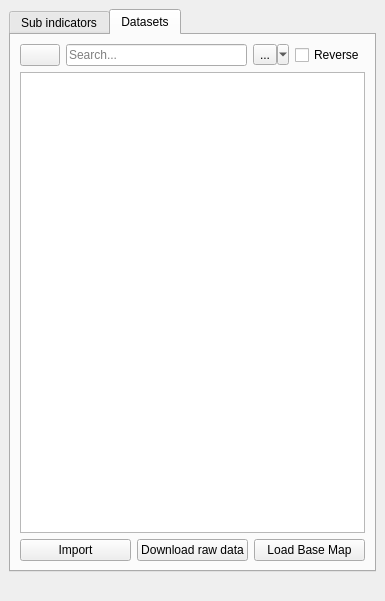
<?xml version="1.0" encoding="UTF-8"?>
<ui version="4.0">
 <class>dockWidget_trends_earth</class>
 <widget class="QDockWidget" name="dockWidget_trends_earth">
  <property name="geometry">
   <rect>
    <x>0</x>
    <y>0</y>
    <width>385</width>
    <height>601</height>
   </rect>
  </property>
  <property name="windowTitle">
   <string>Trends.Earth</string>
  </property>
  <widget class="QWidget" name="dock_widget_vlayout">
   <layout class="QVBoxLayout" name="verticalLayout">
    <item>
     <widget class="QTabWidget" name="tabWidget">
      <property name="currentIndex">
       <number>1</number>
      </property>
      <widget class="QWidget" name="tab_algorithms">
       <attribute name="title">
        <string>Sub indicators</string>
       </attribute>
       <layout class="QVBoxLayout" name="verticalLayout_2">
        <item>
         <widget class="QTreeView" name="treeView_algorithms">
          <property name="selectionBehavior">
           <enum>QAbstractItemView::SelectColumns</enum>
          </property>
          <property name="headerHidden">
           <bool>true</bool>
          </property>
         </widget>
        </item>
       </layout>
      </widget>
      <widget class="QWidget" name="tab_datasets">
       <attribute name="title">
        <string>Datasets</string>
       </attribute>
       <layout class="QVBoxLayout" name="verticalLayout_3" stretch="0,0,0">
        <item>
         <layout class="QHBoxLayout" name="horizontalLayout">
          <item>
           <widget class="QPushButton" name="pushButton_refresh">
            <property name="text">
             <string/>
            </property>
           </widget>
          </item>
          <item>
           <widget class="QgsFilterLineEdit" name="lineEdit_search">
            <property name="placeholderText">
             <string>Search...</string>
            </property>
            <property name="showSearchIcon">
             <bool>true</bool>
            </property>
            <property name="qgisRelation" stdset="0">
             <string notr="true"/>
            </property>
           </widget>
          </item>
          <item>
           <widget class="QToolButton" name="toolButton_sort">
            <property name="text">
             <string>...</string>
            </property>
            <property name="popupMode">
             <enum>QToolButton::MenuButtonPopup</enum>
            </property>
           </widget>
          </item>
          <item>
           <widget class="QCheckBox" name="reverse_box">
            <property name="text">
             <string>Reverse</string>
            </property>
           </widget>
          </item>
         </layout>
        </item>
        <item>
         <widget class="QTreeView" name="treeView_datasets">
          <property name="verticalScrollMode">
           <enum>QAbstractItemView::ScrollPerPixel</enum>
          </property>
          <property name="sortingEnabled">
           <bool>true</bool>
          </property>
          <property name="headerHidden">
           <bool>true</bool>
          </property>
         </widget>
        </item>
        <item>
         <layout class="QHBoxLayout" name="horizontalLayout_2">
          <item>
           <widget class="QPushButton" name="pushButton_import">
            <property name="text">
             <string>Import</string>
            </property>
           </widget>
          </item>
          <item>
           <widget class="QPushButton" name="pushButton_download">
            <property name="text">
             <string>Download raw data</string>
            </property>
           </widget>
          </item>
          <item>
           <widget class="QPushButton" name="pushButton_load">
            <property name="text">
             <string>Load Base Map</string>
            </property>
           </widget>
          </item>
         </layout>
        </item>
       </layout>
      </widget>
     </widget>
    </item>
    <item>
     <spacer name="horizontalSpacer">
      <property name="orientation">
       <enum>Qt::Horizontal</enum>
      </property>
      <property name="sizeHint" stdset="0">
       <size>
        <width>359</width>
        <height>20</height>
       </size>
      </property>
     </spacer>
    </item>
   </layout>
  </widget>
 </widget>
 <customwidgets>
  <customwidget>
   <class>QgsFilterLineEdit</class>
   <extends>QLineEdit</extends>
   <header>qgis.gui</header>
  </customwidget>
 </customwidgets>
 <resources/>
 <connections/>
</ui>
